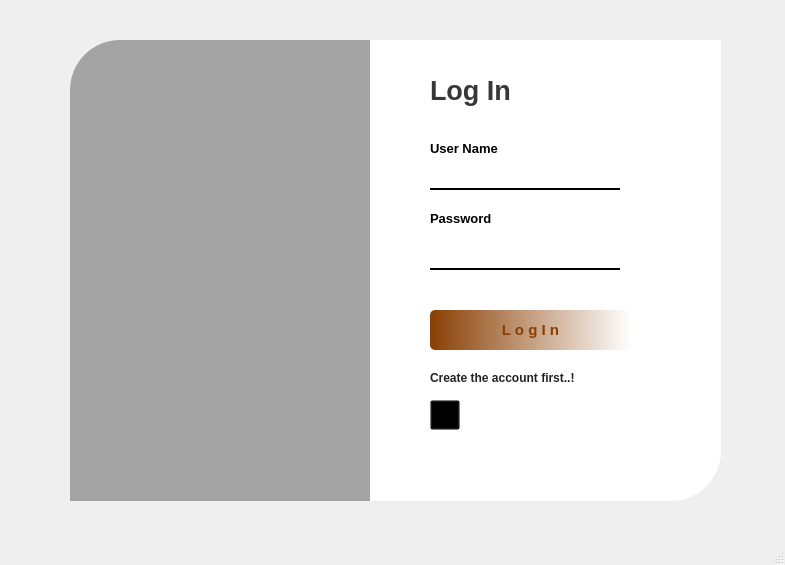
<?xml version="1.0" encoding="UTF-8"?>
<ui version="4.0">
 <class>MainWindow</class>
 <widget class="QMainWindow" name="MainWindow">
  <property name="geometry">
   <rect>
    <x>0</x>
    <y>0</y>
    <width>785</width>
    <height>565</height>
   </rect>
  </property>
  <property name="font">
   <font>
    <pointsize>10</pointsize>
   </font>
  </property>
  <property name="windowTitle">
   <string>MainWindow</string>
  </property>
  <property name="styleSheet">
   <string notr="true">QPushButton#pushButton{
 background-color: qlineargradient(spread:pad, x1:0, y1:0, x2:1, y2:0, stop:0 rgba(137, 63, 3, 255), stop:1 rgba(255, 255, 255, 255));
 color:rgba(137,63,3,255);
 border-radius:5px;
}
QPushButton#pushButton:hover{
 background-color: qlineargradient(spread:pad, x1:0, y1:0, x2:1, y2:0, stop:0 rgba(150, 63, 45, 255), stop:1 rgba(255, 255, 255, 255));
}
QPushButton#pushButton:pressed{
	padding-left:5px;
	padding-top:5px:
	background-color:rgba(140,120,111,255);
}
QPushButton#pushButton_2{
 background-color:rgba(0,0,0,0);
 color:rgba(137,63,3,255);
}
QPushButton#pushButton_2:hover{
 background-color:rgba(0,0,0,0);
 color:rgba(85,98,53,255);
}
QPushButton#pushButton_2:pressed{
	padding-left:5px;
	padding-top:5px:
	background-color:rgba(91,89,53,255);
}
</string>
  </property>
  <widget class="QWidget" name="centralwidget">
   <widget class="QWidget" name="widget" native="true">
    <property name="geometry">
     <rect>
      <x>30</x>
      <y>10</y>
      <width>711</width>
      <height>500</height>
     </rect>
    </property>
    <widget class="QLabel" name="label">
     <property name="geometry">
      <rect>
       <x>39</x>
       <y>30</y>
       <width>301</width>
       <height>451</height>
      </rect>
     </property>
     <property name="styleSheet">
      <string notr="true">border-image:url(:/image/img.jpg);
border-top-left-radius: 50px;</string>
     </property>
     <property name="text">
      <string/>
     </property>
    </widget>
    <widget class="QLabel" name="label_2">
     <property name="geometry">
      <rect>
       <x>40</x>
       <y>30</y>
       <width>301</width>
       <height>461</height>
      </rect>
     </property>
     <property name="styleSheet">
      <string notr="true">border-image: url(C:/Users/dell/Desktop/New folder1/New folder (4)/New folder/img.jpg);
background-color:rgba(0,0,0,80);
border-top-left-radius: 50px;</string>
     </property>
     <property name="text">
      <string/>
     </property>
    </widget>
    <widget class="QLabel" name="label_3">
     <property name="geometry">
      <rect>
       <x>340</x>
       <y>30</y>
       <width>351</width>
       <height>461</height>
      </rect>
     </property>
     <property name="styleSheet">
      <string notr="true">background-color:rgba(255,255,255,255);
border-bottom-right-radius:50px;</string>
     </property>
     <property name="text">
      <string/>
     </property>
    </widget>
    <widget class="QLabel" name="label_4">
     <property name="geometry">
      <rect>
       <x>400</x>
       <y>60</y>
       <width>121</width>
       <height>40</height>
      </rect>
     </property>
     <property name="font">
      <font>
       <pointsize>20</pointsize>
       <weight>75</weight>
       <bold>true</bold>
      </font>
     </property>
     <property name="styleSheet">
      <string notr="true">color:rgba(0,0,0,200);
</string>
     </property>
     <property name="text">
      <string>Log In</string>
     </property>
    </widget>
    <widget class="QLineEdit" name="lineEdit">
     <property name="geometry">
      <rect>
       <x>400</x>
       <y>159</y>
       <width>190</width>
       <height>21</height>
      </rect>
     </property>
     <property name="font">
      <font>
       <pointsize>10</pointsize>
      </font>
     </property>
     <property name="styleSheet">
      <string notr="true">background-color:rgba(0,0,0,0);
border:none;
border-bottom:2px solid rgba(46,82,301,200);
color:rgba(0,0,0,240);
padding-bottom:7px;</string>
     </property>
     <property name="text">
      <string/>
     </property>
    </widget>
    <widget class="QLineEdit" name="lineEdit_2">
     <property name="geometry">
      <rect>
       <x>400</x>
       <y>239</y>
       <width>190</width>
       <height>21</height>
      </rect>
     </property>
     <property name="font">
      <font>
       <pointsize>10</pointsize>
      </font>
     </property>
     <property name="styleSheet">
      <string notr="true">background-color:rgba(0,0,0,0);
border:none;
border-bottom:2px solid rgba(46,82,301,200);
color:rgba(0,0,0,240);
padding-bottom:7px;</string>
     </property>
     <property name="text">
      <string/>
     </property>
    </widget>
    <widget class="QPushButton" name="pushButton">
     <property name="enabled">
      <bool>true</bool>
     </property>
     <property name="geometry">
      <rect>
       <x>400</x>
       <y>300</y>
       <width>201</width>
       <height>40</height>
      </rect>
     </property>
     <property name="font">
      <font>
       <pointsize>11</pointsize>
       <weight>75</weight>
       <bold>true</bold>
      </font>
     </property>
     <property name="text">
      <string>L o g I n</string>
     </property>
    </widget>
    <widget class="QLabel" name="label_5">
     <property name="geometry">
      <rect>
       <x>400</x>
       <y>360</y>
       <width>201</width>
       <height>16</height>
      </rect>
     </property>
     <property name="font">
      <font>
       <pointsize>9</pointsize>
       <weight>75</weight>
       <bold>true</bold>
      </font>
     </property>
     <property name="styleSheet">
      <string notr="true">color:rgba(0,0,0,220);</string>
     </property>
     <property name="text">
      <string>Create the account first..!</string>
     </property>
    </widget>
    <widget class="QPushButton" name="pushButton_2">
     <property name="geometry">
      <rect>
       <x>400</x>
       <y>390</y>
       <width>30</width>
       <height>30</height>
      </rect>
     </property>
     <property name="maximumSize">
      <size>
       <width>30</width>
       <height>30</height>
      </size>
     </property>
     <property name="font">
      <font>
       <pointsize>15</pointsize>
      </font>
     </property>
     <property name="autoFillBackground">
      <bool>false</bool>
     </property>
     <property name="styleSheet">
      <string notr="true">QPushButton#pushButton_2 {
    background-color:rgba(0,0,0,0);
    color: rgba(85, 98, 112, 255);
   
}

QPushButton#pushButton_2:hover {
    color:rgba(131, 96, 53, 255);
}

QPushButton#pushButton_2:pressed {
    padding-left: 5px;
    padding-top: 5px;
    color: rgba(91, 88, 53, 255);
background-image: url(:/image/facebook.ico);
}</string>
     </property>
     <property name="text">
      <string/>
     </property>
    </widget>
    <widget class="QLabel" name="label_6">
     <property name="geometry">
      <rect>
       <x>400</x>
       <y>200</y>
       <width>191</width>
       <height>16</height>
      </rect>
     </property>
     <property name="font">
      <font>
       <pointsize>10</pointsize>
       <weight>75</weight>
       <bold>true</bold>
      </font>
     </property>
     <property name="text">
      <string>Password</string>
     </property>
    </widget>
    <widget class="QLabel" name="label_7">
     <property name="geometry">
      <rect>
       <x>400</x>
       <y>130</y>
       <width>191</width>
       <height>16</height>
      </rect>
     </property>
     <property name="font">
      <font>
       <pointsize>10</pointsize>
       <weight>75</weight>
       <bold>true</bold>
      </font>
     </property>
     <property name="text">
      <string>User Name</string>
     </property>
    </widget>
   </widget>
  </widget>
  <widget class="QStatusBar" name="statusbar"/>
 </widget>
 <resources>
  <include location="res.qrc"/>
 </resources>
 <connections/>
</ui>
